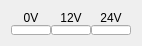
  <widget class="QWidget" name="gridLayoutWidget_11">
   <property name="geometry">
    <rect>
     <x>20</x>
     <y>240</y>
     <width>131</width>
     <height>41</height>
    </rect>
   </property>
   <layout class="QGridLayout" name="gridLayout_11">
    <property name="spacing">
     <number>0</number>
    </property>
    <item row="0" column="0">
     <widget class="QLabel" name="label_72">
      <property name="minimumSize">
       <size>
        <width>40</width>
        <height>0</height>
       </size>
      </property>
      <property name="text">
       <string>0V</string>
      </property>
      <property name="alignment">
       <set>Qt::AlignCenter</set>
      </property>
     </widget>
    </item>
    <item row="0" column="1">
     <widget class="QLabel" name="label_73">
      <property name="minimumSize">
       <size>
        <width>40</width>
        <height>0</height>
       </size>
      </property>
      <property name="text">
       <string>12V</string>
      </property>
      <property name="alignment">
       <set>Qt::AlignCenter</set>
      </property>
     </widget>
    </item>
    <item row="0" column="2">
     <widget class="QLabel" name="label_81">
      <property name="minimumSize">
       <size>
        <width>40</width>
        <height>0</height>
       </size>
      </property>
      <property name="text">
       <string>24V</string>
      </property>
      <property name="alignment">
       <set>Qt::AlignCenter</set>
      </property>
     </widget>
    </item>
    <item row="1" column="0">
     <widget class="QLineEdit" name="LE_TV_0">
      <property name="sizePolicy">
       <sizepolicy hsizetype="Expanding" vsizetype="Expanding">
        <horstretch>0</horstretch>
        <verstretch>0</verstretch>
       </sizepolicy>
      </property>
      <property name="minimumSize">
       <size>
        <width>0</width>
        <height>10</height>
       </size>
      </property>
     </widget>
    </item>
    <item row="1" column="1">
     <widget class="QLineEdit" name="LE_TV_12">
      <property name="sizePolicy">
       <sizepolicy hsizetype="Expanding" vsizetype="Expanding">
        <horstretch>0</horstretch>
        <verstretch>0</verstretch>
       </sizepolicy>
      </property>
      <property name="minimumSize">
       <size>
        <width>0</width>
        <height>10</height>
       </size>
      </property>
     </widget>
    </item>
    <item row="1" column="2">
     <widget class="QLineEdit" name="LE_TV_24">
      <property name="sizePolicy">
       <sizepolicy hsizetype="Expanding" vsizetype="Expanding">
        <horstretch>0</horstretch>
        <verstretch>0</verstretch>
       </sizepolicy>
      </property>
      <property name="minimumSize">
       <size>
        <width>0</width>
        <height>10</height>
       </size>
      </property>
     </widget>
    </item>
   </layout>
  </widget>
